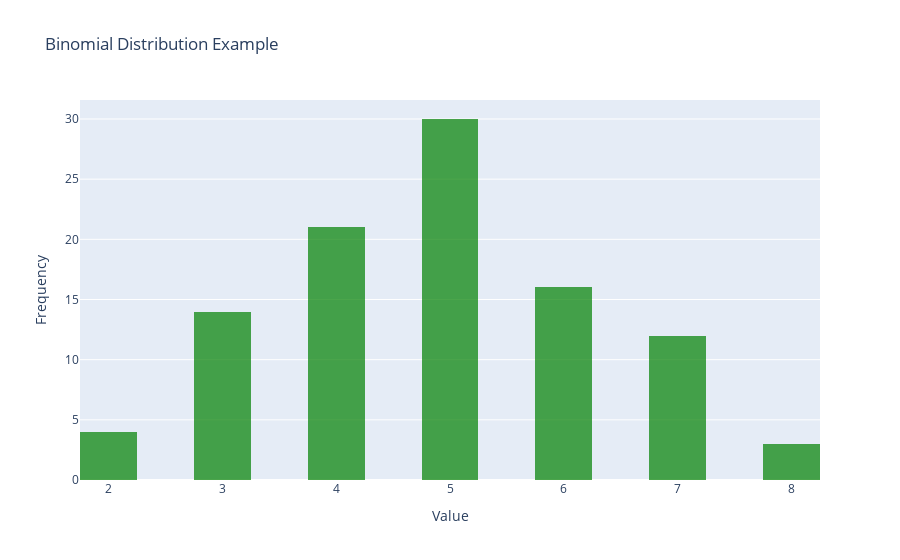

This figure's notebook cell:
### Markdown cell above
### 3.Binomial Distribution

Models the number of successes in `n` independent trials, where each trial has the same probability `p` of success.

- $ P_{x} = {n \choose x} p^{x} q^{n-x} $

### Code cell
'''
For this example we will simulate:
    - Geting a value from 0 to 10 (n)
    - With a probablity of success of 50% (p) <- Change this value and look at the data moving :)
    - In a total of 100 Experiments
    - The results is how many times
'''

n, p = 10, 0.5
binom_data = np.random.binomial(n, p, 100)

fig = go.Figure(go.Histogram(
    x=binom_data,
    nbinsx=20,
    marker=dict(color='green'),
    opacity=0.7
))
fig.update_layout(
    title='Binomial Distribution Example',
    xaxis_title='Value',
    yaxis_title='Frequency'
)
fig.show()

### Figure 1 — Plotly figure (JSON) as saved in the notebook; plotly's stock layout.template omitted (floating-point values rounded to 4 significant figures)
{"data": [{"marker": {"color": "green"}, "nbinsx": 20, "opacity": 0.7, "type": "histogram", "x": [7, 4, 3, 4, 5, 5, 5, 5, 6, 2, 5, 3, 8, 2, 6, 5, 5, 3, 5, 3, 4, 6, 4, 5, 3, 6, 4, 5, 3, 4, 5, 5, 5, 4, 7, 3, 5, 4, 3, 4, 4, 6, 5, 3, 5, 5, 3, 6, 5, 6, 3, 4, 4, 3, 5, 5, 4, 6, 7, 6, 5, 5, 7, 4, 4, 6, 7, 7, 7, 7, 5, 4, 2, 6, 8, 6, 6, 8, 6, 5, 7, 7, 2, 4, 3, 5, 5, 6, 4, 5, 7, 4, 4, 5, 5, 4, 6, 3, 5, 7]}], "layout": {"title": {"text": "Binomial Distribution Example"}, "xaxis": {"title": {"text": "Value"}}, "yaxis": {"title": {"text": "Frequency"}}}}
